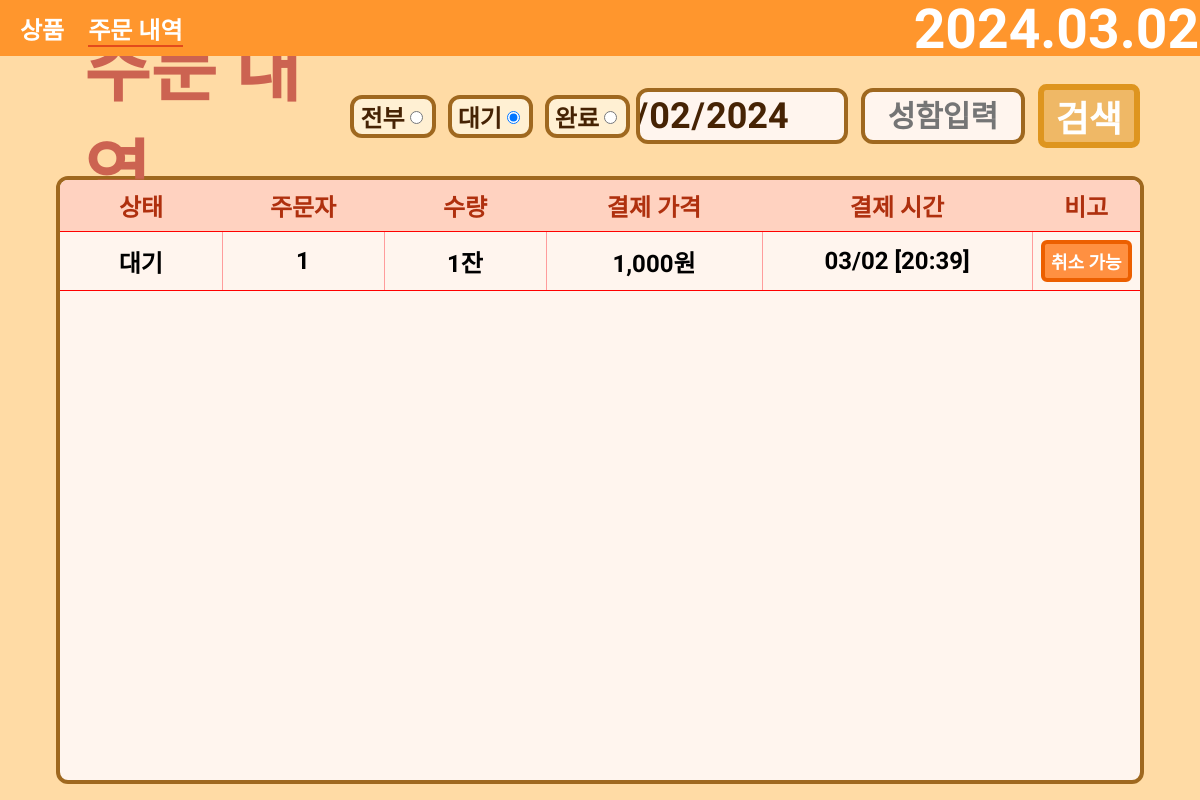
Page /OrderData/ on the earlier database version.
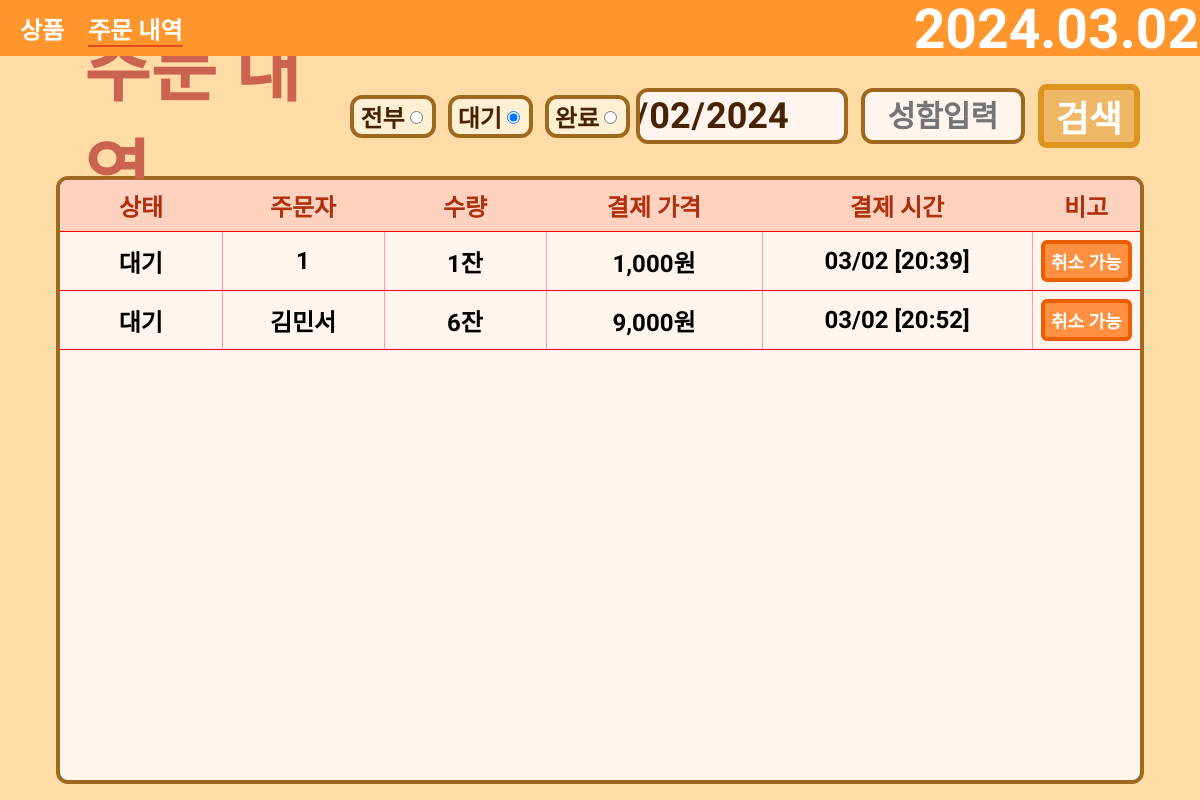
Same page on the later database version.
### main/models.py (models this page shows)
class OrderList(models.Model):
    ORDER_STATUS_CHOICES = [
        ('pending', '대기'),
        ('processing', '진행중'),
        ('completed', '완료됨'),
    ]
    order_menu = models.CharField(max_length=255)
    total_price = models.DecimalField(max_digits=10, decimal_places=0, default=0, null=True)
    total_quantity = models.DecimalField(max_digits=10, decimal_places=0, default=0, null=True)
    phone_number = models.CharField(max_length=15, null=True)
    order_name = models.CharField(max_length=255)
    modified_at = models.DateTimeField(auto_now=True)  # 현재 시간으로 기본값 설정
    order_status = models.CharField(max_length=20, choices=ORDER_STATUS_CHOICES, default='pending')

### main/views.py (the view)
# urls.py: path('OrderData/', OrderData.as_view()),
class OrderData(APIView):
    def get(self, request):
        today = timezone.now().date()
        order_list = OrderList.objects.filter(modified_at__date=today)
        context = {
            'today': today,
            'order_list': order_list,
        }
        return render(request, 'main/order_data.html', context)

### templates/main/order_data.html (shortened to what this page needs)
<!DOCTYPE html>
<html lang="en">
<head>
    {% load static %}
    <link rel="stylesheet" type="text/css" href="{% static 'order_data/order_data.css' %}">
</head>
<body>
<div class="app-container">
    <nav class="navbar">
        <div class="logo-section">
            <a class="nav_item" href="/">상품</a>
            <a class="nav_item pick" href="/OrderData">주문 내역</a>
        </div>
        <div class="nav-left">
            <a class="date-time-section" href="/PointExamine">{{ today|date:"Y.m.d" }}</a>
        </div>
    </nav>
</div>
<div class="order-section">
    <div class="order-container">
        <div class="order-header">
            <a class="order-header-left" href="{% url 'download-excel' %}">
                주문 내역
            </a>
            <div class="order-header-right">
                <form class="order-radio">
                    <div class="order-status">
                        <label for="전부">전부</label>
                        <input type="radio" id="전부" name="status" value="">
                    </div>
                    <div class="order-status">
                        <label for="대기">대기</label>
                        <input type="radio" id="대기" name="status" value="대기" checked>
                    </div>
                    <div class="order-status">
                        <label for="완료">완료</label>
                        <input type="radio" id="완료" name="status" value="완료">
                    </div>
                </form>
                <div class="order-input">
                    <input type="date" id="dateInput" class="order-input-select" onclick="OrderDataSearch()">
                    <input type="text" id="nameInput" class="order-input-select name" placeholder="성함입력"
                           onclick="OrderDataSearch()">
                    <div class="order-search" onclick="OrderDataSearch()">검색</div>
                </div>
            </div>
        </div>
        <div class="order-body">
            <table>
                <thead>
                <tr>
                    <th class="order-status-column">상태</th>
                    <th class="order-name-column">주문자</th>
                    <th class="total-quantity-column">수량</th>
                    <th class="total-price-column">결제 가격</th>
                    <th class="modified-at-column">결제 시간</th>
                    <th class="order-etc">비고</th>
                </tr>
                </thead>
                <tbody id="order-data-table">
                {% for data in order_list %}
                <tr>
                    <td class="order-status-column">{{ data.order_status }}</td>
                    <td class="order-name-column">{{ data.order_name }}</td>
                    <td class="total-quantity-column">{{ data.total_quantity }}잔</td>
                    {% load humanize %}
                    <td class="total-price-column">{{ data.total_price|intcomma }}원</td>
                    <td class="modified-at-column">{{ data.modified_at|date:"m/d [H:i]" }}</td>
                    {% if data.order_status == '대기' %}
                    <td class="order-etc">
                        <div class="delete" onclick="order_delete(this)">취소 가능</div>
                    </td>
                    {% else %}
                    <td class="order-etc">
                        <div class="complete">취소 불가</div>
                    </td>
                    {% endif %}
                </tr>
                {% endfor %}
                </tbody>
            </table>
        </div>
    </div>
</div>
</body>
</html>

Differences in the rows shown:
added OrderList: order_status "대기", order_name "김민서", total_quantity "6", total_price "9,000", modified_at "03/02 [20:52]", shows "취소 가능"
